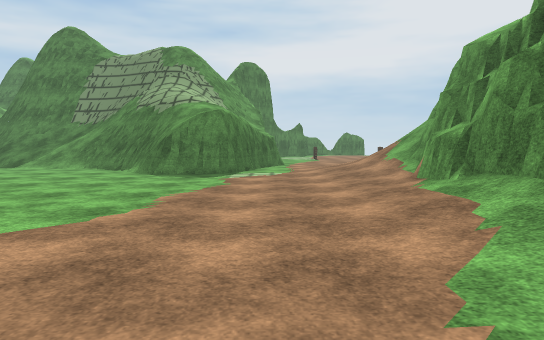
View 1 (above)

24 first-person views from a walk through a Unity game level. The camera is 1.4 m above the floor, tilts 4° down and sees 75° across. The floor is counted in squares, 2 m on a side. Each view is taken from the middle of a square. On the plan, view 1 faces up. The plan holds only what a view shows up to about 11 squares ahead; the rest is blank. The place goes on beyond the plan. Some animated figures are left out. Some surface patterns are stand-ins.

View 2
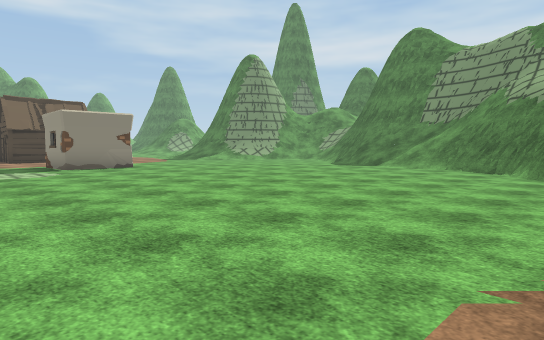

View 3
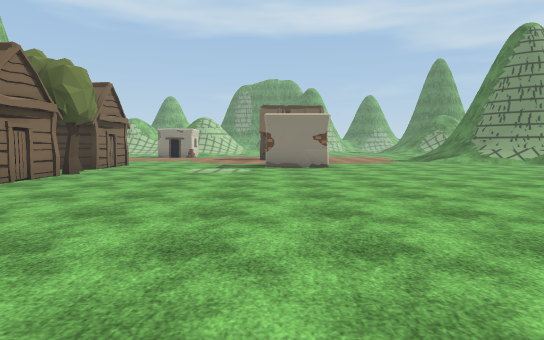

View 4
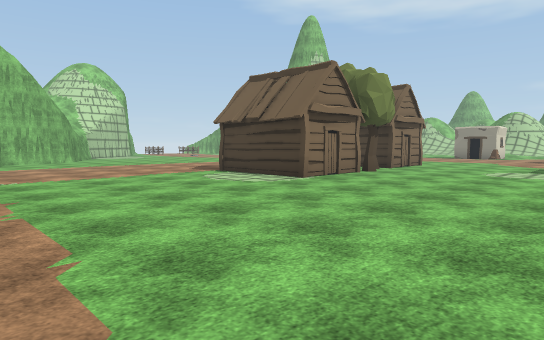

View 5
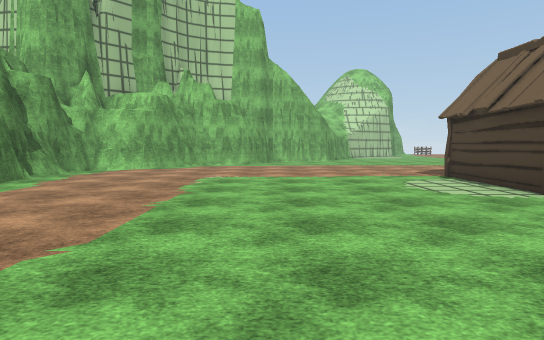

View 6
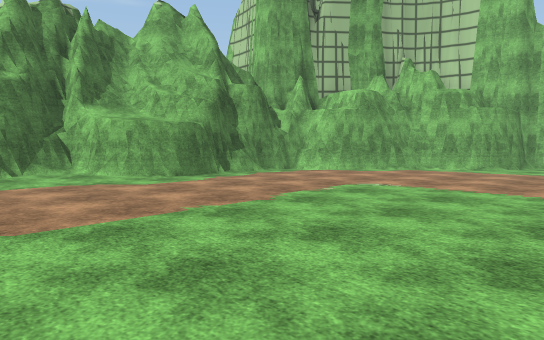

View 7
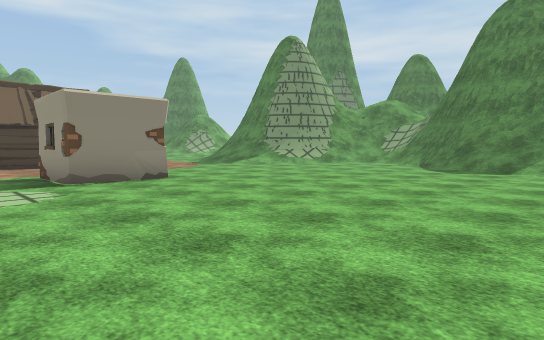

View 8
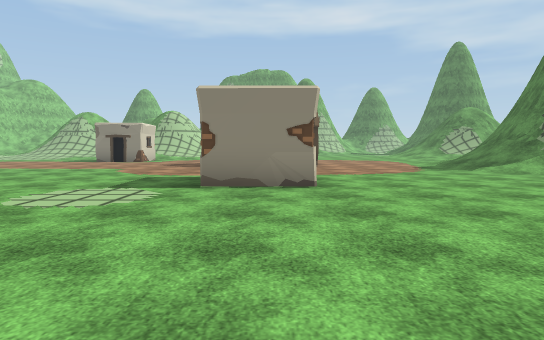

View 9
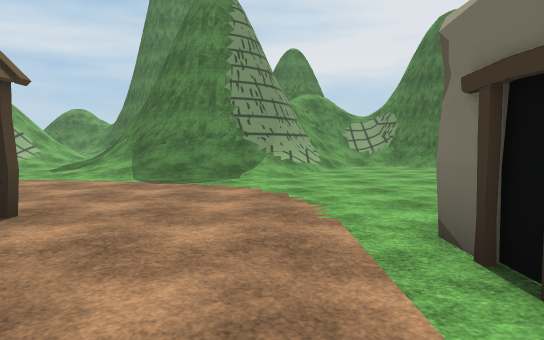

View 10
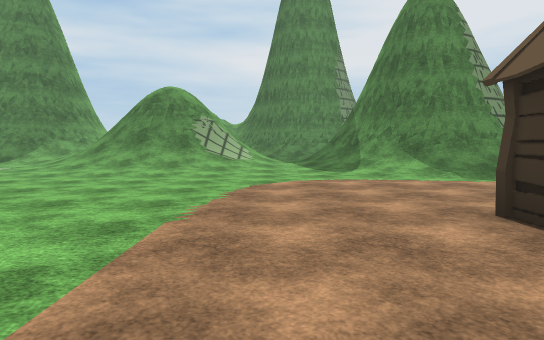

View 11
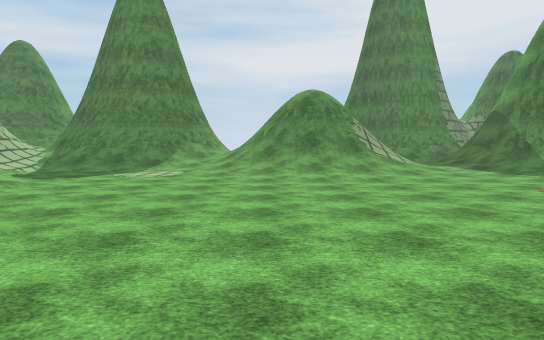

View 12
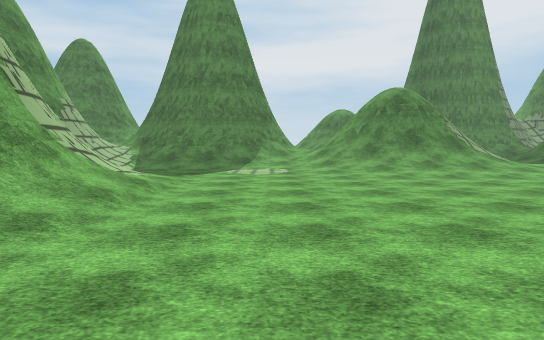

View 13
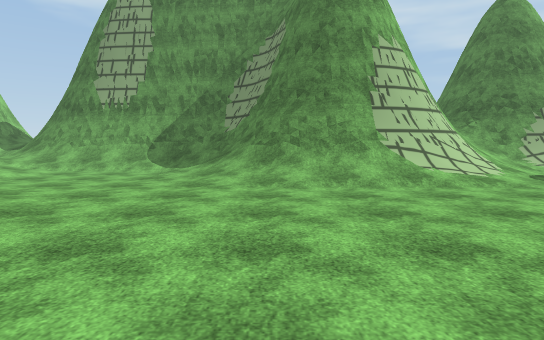

View 14
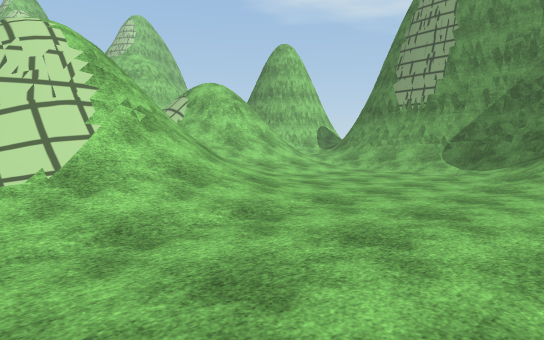

View 15
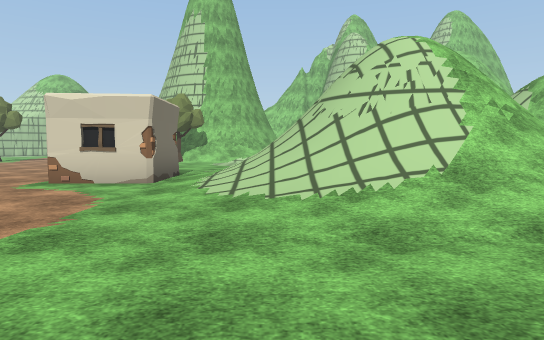

View 16
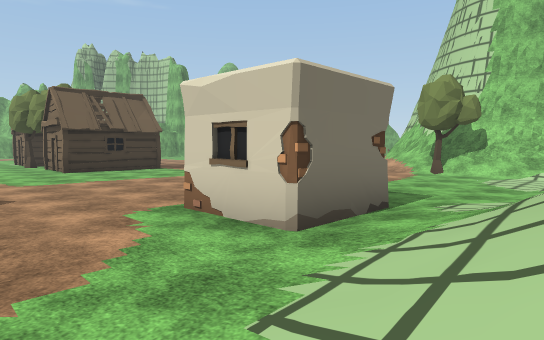

View 17
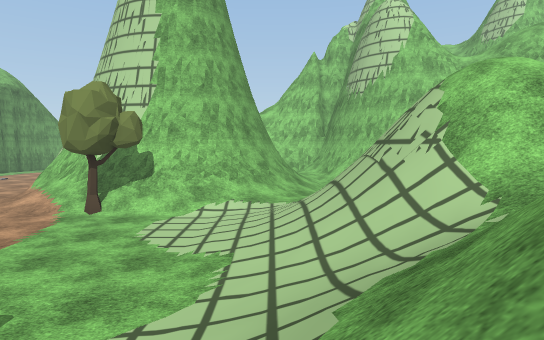

View 18
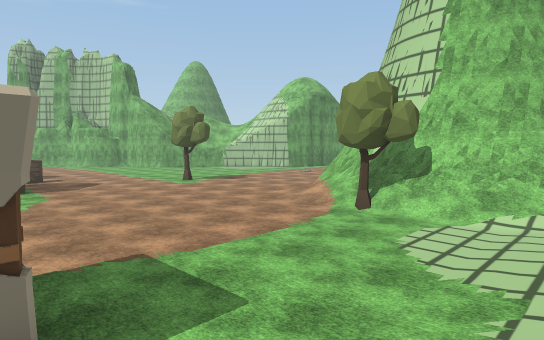

View 19
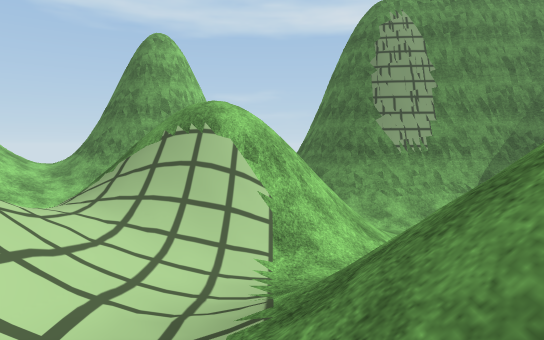

View 20
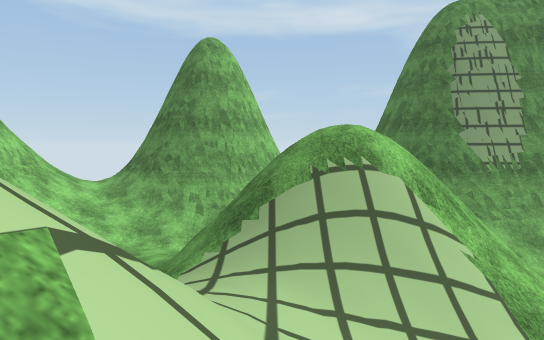

View 21
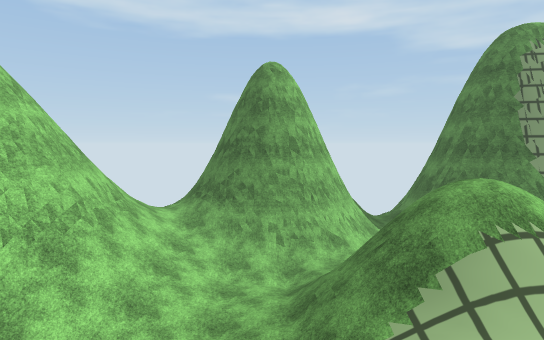

View 22
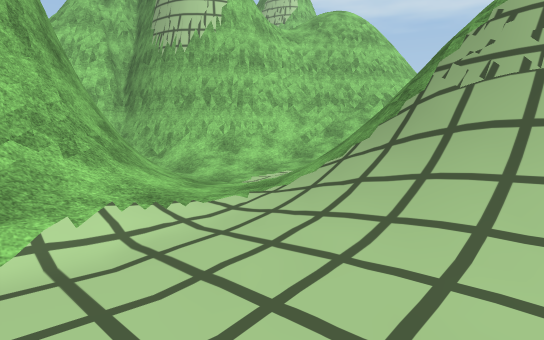

View 23
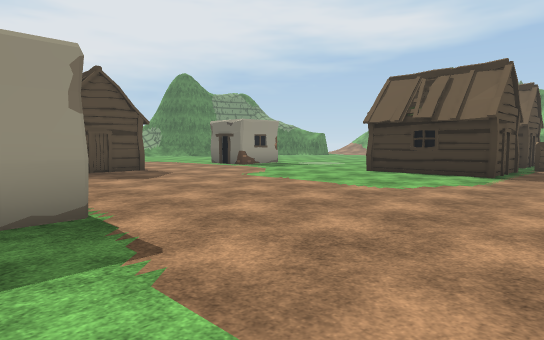

View 24
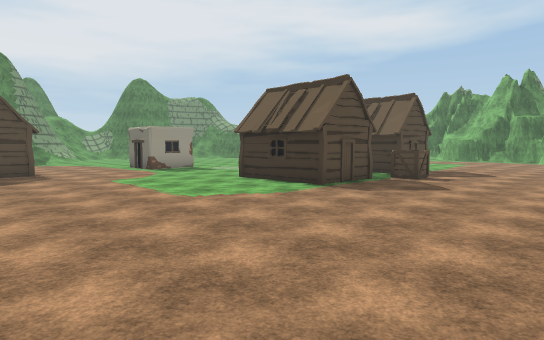

### Floor plan
Key: @ floor where view 1 was taken; # wall or solid block; x gap in a wall; . main floor; : floor 0.75 m higher than the main floor; / step, stairs or slope; = window, fence, low wall or low ledge; H hut; T tree; C crate; O other object.
Columns run from 40 left of view 1 to 4 right of it. Each row starts with its distance up from view 1.
 13   ##/////////#==////#   ##/.//###  #
 12   ##/.....///////.//#####/..../////##
 11    ///...../////...//##///......///##  #..
 10     ///............./////...........####../
  9     ##//.............................###.////
  8      #//.................................///#
  7      #//................................../##
  6      #//................................../#
  5    ###//............HH..................../#
  4   ##///..............H.... #............../#
  3   #///............. HH....O#.............//#
  2   #//.....////....  ....................../
  1   #/....///////.... ......................
  0   #/....///=////........................@./#
 -1  ##////// ==/=///..........................#
 -2  ##//////  //=///##.......HHTTHHH.........##
 -3  #// ==///// ////#O.......H  T  H........##
 -4      =//////////..........H   H H........##
 -5 //    //////////..........HH..H H........##
 -6 ##// =//////////.............C............#
 -7  ##////// //=///.........................##
 -8  ##/////   /=///........................##
 -9  ##///:    x=///..T...........     ....##
-10 ##//////    /////////...            ..##
-11 ////=///    ///#####//.             .##
-12  /#####///////##   ##..             ##
-13   #   ##=/////#

Where each view was taken, in squares from view 1:
view 1: 0 up, 0 right, facing up
view 2: 0 up, 2 left, facing up-left
view 3: 3 up, 2 left, facing left
view 4: 3 up, 2 left, facing down-left
view 5: 3 up, 4 left, facing down
view 6: 1 up, 6 left, facing down-right
view 7: 1 up, 6 left, facing up-left
view 8: 4 up, 7 left, facing left
view 9: 2 up, 16 left, facing up
view 10: 2 up, 23 left, facing up
view 11: 2 up, 28 left, facing up
view 12: 2 up, 31 left, facing up
view 13: 5 up, 27 left, facing left
view 14: 5 up, 27 left, facing down-left
view 15: 5 up, 26 left, facing down
view 16: 1 up, 26 left, facing down-right
view 17: 2 down, 26 left, facing down
view 18: 3 down, 26 left, facing down-right
view 19: 4 down, 28 left, facing left
view 20: 6 down, 29 left, facing left
view 21: 8 down, 29 left, facing left
view 22: 7 down, 24 left, facing down-left
view 23: 7 down, 23 left, facing up-right
view 24: 10 down, 21 left, facing up-right
